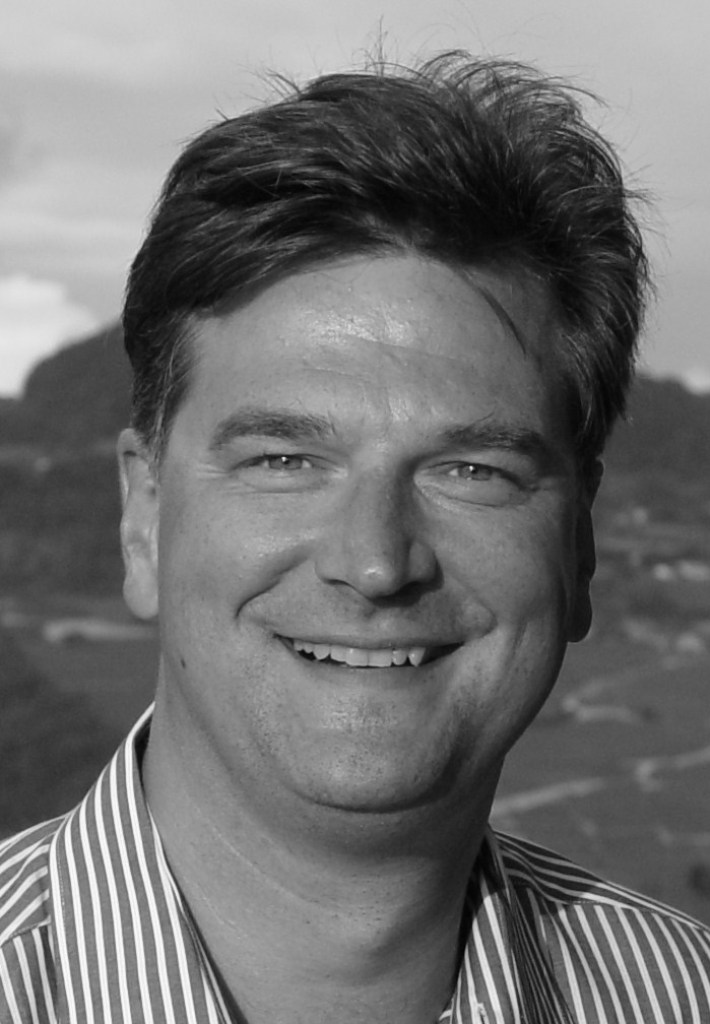
%> input picture self/S8_26052025/man_face.png, 710 x 1024 px
$ octave Ex8_2.m   (GNU Octave 9; MATLAB toolbox functions it lacks are replaced by stand-ins)
%> lines starting %> are read from the running program, lines starting %| are printed output that depends on the picture; in (x1, y1, x2, y2) boxes, pixels count from 0 and x2, y2 are one past the last pixel; in counts of white or black regions, pixels touching at a corner belong together; the program's own positions count from 1
% Edge detection: prewitt Operator
clear, clc, close all;
%%%%%%%%%%%%%%%%%%%%%%%%%%%%%%%%%%%%%%%%
pkg load image;

%load test image
img = double(imread('man_face.png'));
%> img: size 1024x710 double; min 2, max 254, mean 112.6; mean of the top-left, top-right, bottom-left and bottom-right quarters 131.6, 104.1, 126.5, 88.1
%img = double(imread('bike.png'));

h = fspecial('prewitt');

% apply Prewwit operator in horizontal direction
filtered_img1 = imfilter(img, h, 'replicate');
filtered_img1 = abs(filtered_img1); %get its magnitude
filtered_img1 = filtered_img1 / max(filtered_img1(:)); % normalize it

% apply Prewwit operator in vertical direction
filtered_img2 = imfilter(img, h', 'replicate');
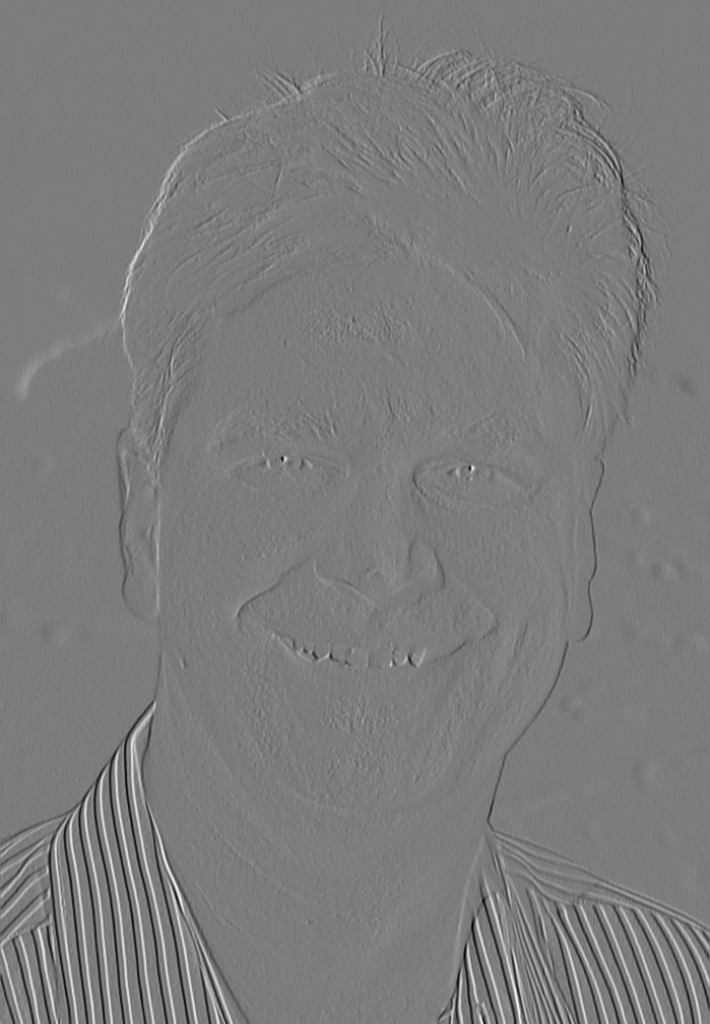
%> filtered_img2: size 1024x710 double; min -423, max 442, mean 0.1; drawn with min black and max white
filtered_img2 = abs(filtered_img2); %get its magnitude
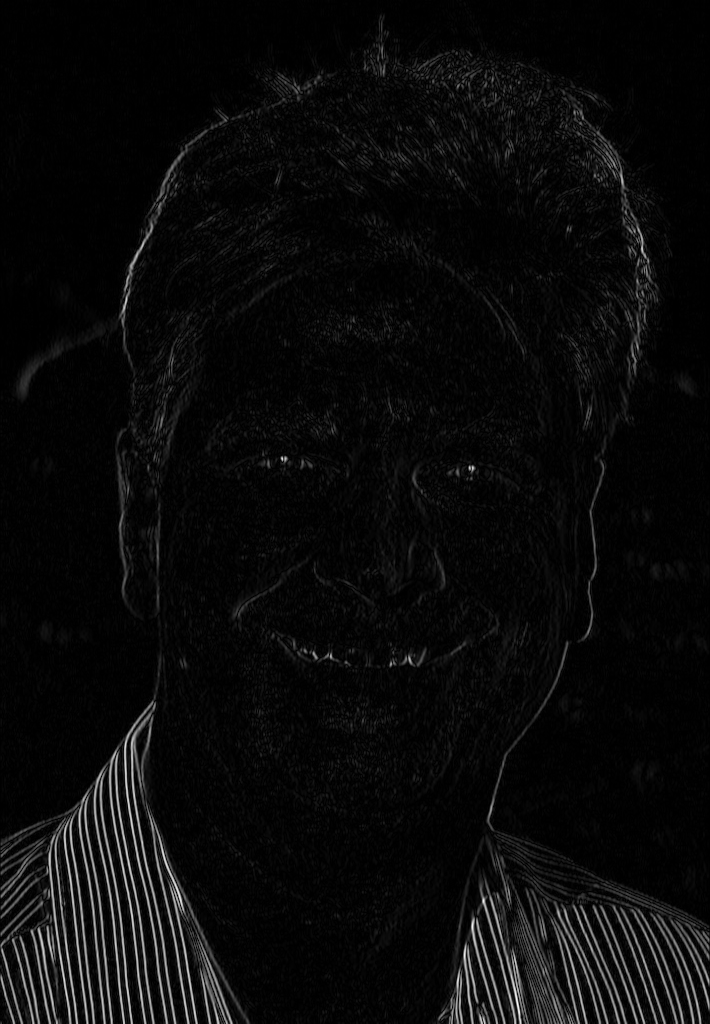
%> filtered_img2: size 1024x710 double; min 0, max 442, mean 18.2; drawn with min black and max white
filtered_img2 = filtered_img2 / max(filtered_img2(:)); % normalize it

% apply Prewwit operator in both direction
filtered_img3 = filtered_img1 .^2 + filtered_img2 .^2;
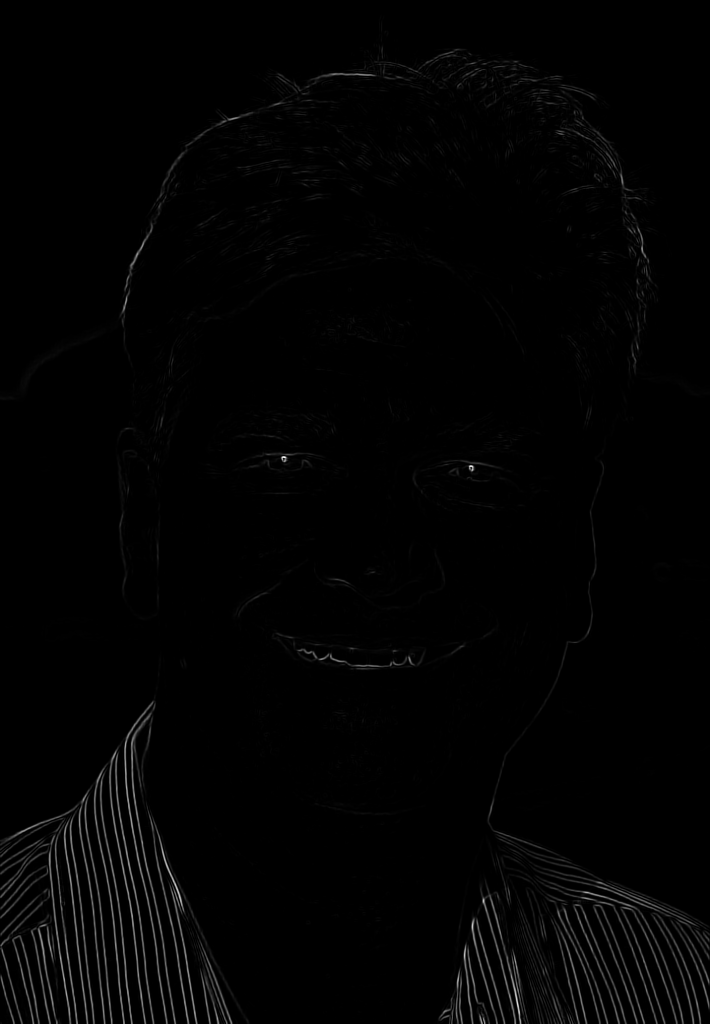
%> filtered_img3: size 1024x710 double; min 0, max 1.16, mean 0.014; drawn with min black and max white
log_filtered_img3 = log(filtered_img3 + 1);
log_filtered_img3 = log_filtered_img3 / max(log_filtered_img3(:));

bw_edge1 = log_filtered_img3 > 0.01;
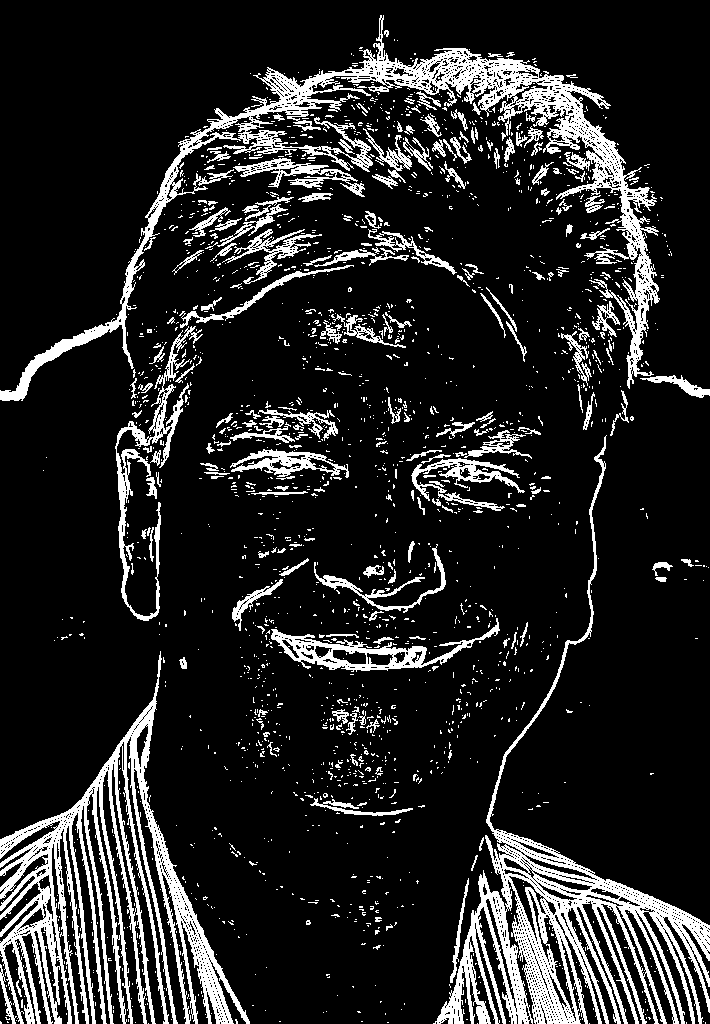
%> bw_edge1: size 1024x710 logical; 14.5% white; 1996 white regions (1780 under 20 px), largest, box (x1, y1, x2, y2) and area: (0, 651, 250, 1024) 22549, (433, 435, 710, 1024) 22315, (0, 15, 660, 401) 21857
bw_edge2 = log_filtered_img3 > 0.02;
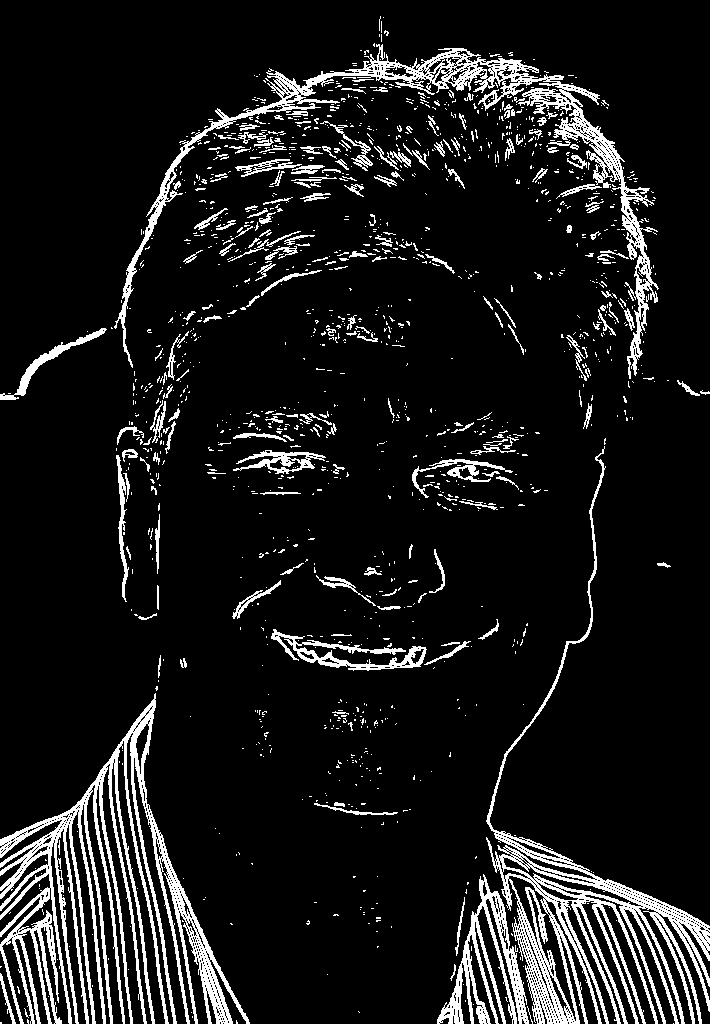
%> bw_edge2: size 1024x710 logical; 10% white; 1398 white regions (1195 under 20 px), largest, box (x1, y1, x2, y2) and area: (0, 693, 250, 1024) 19401, (486, 446, 710, 1024) 15235, (114, 44, 659, 379) 11628
bw_edge3 = log_filtered_img3 > 0.04;
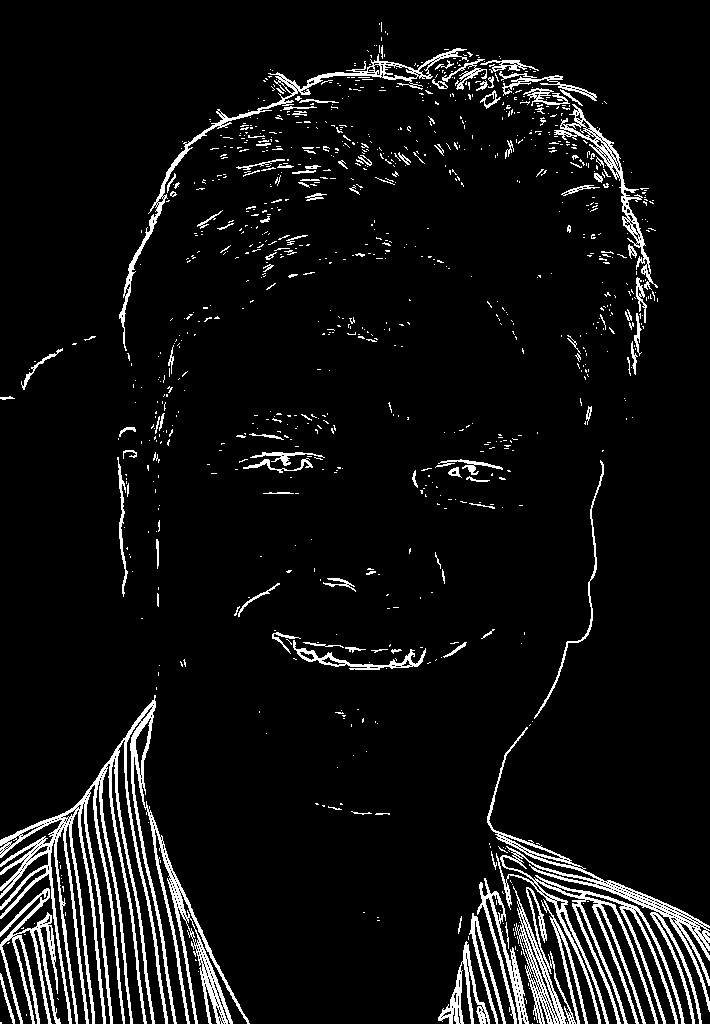
%> bw_edge3: size 1024x710 logical; 6.9% white in thin lines or dots

%show image
FS = 15;
figure(1), clf;

subplot(2,3,1), imshow(uint8(img)), title('Origin image', "fontsize", FS);
subplot(2,3,2), imshow(filtered_img1), title('Prewwit Horizontal', "fontsize", FS);
subplot(2,3,3), imshow(filtered_img2), title('Prewwit Vertical', "fontsize", FS);
subplot(2,3,4), imshow(bw_edge1), title('Mag > 0.01', "fontsize", FS);
subplot(2,3,5), imshow(bw_edge2), title('Mag > 0.02', "fontsize", FS);
subplot(2,3,6), imshow(bw_edge3), title('Mag > 0.04', "fontsize", FS);
saveas(1, 'Prewwit Operator.jpg');

$ run again, with self/S8_26052025/bike.png copied over self/S8_26052025/man_face.png
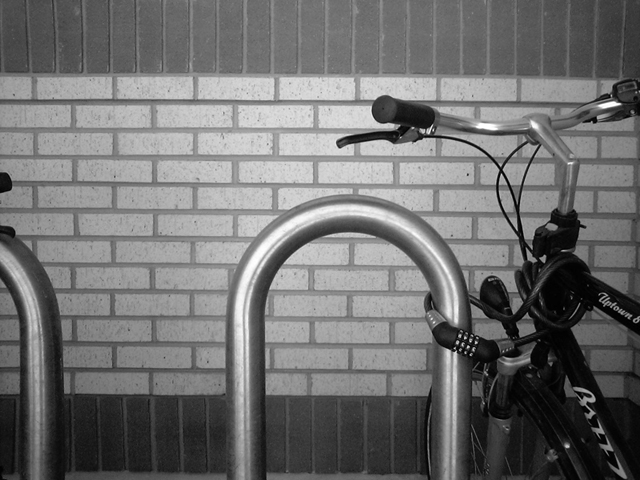
%> input picture self/S8_26052025/bike.png, 640 x 480 px
%> `bw_edge1 = log_filtered_img3 > 0.01;`:
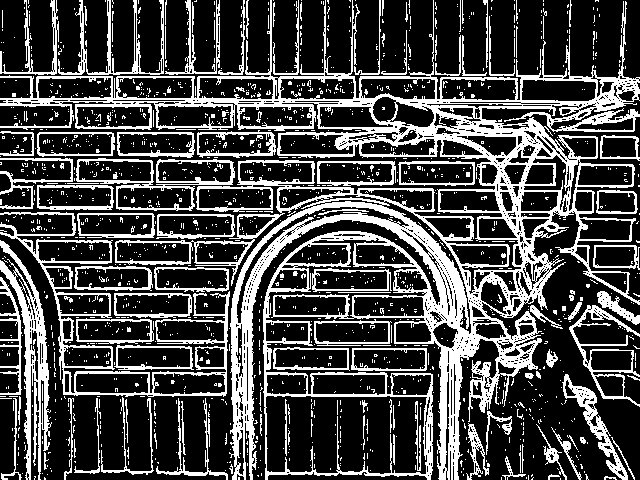
%> bw_edge1: size 480x640 logical; 27.9% white; 1594 white regions (1472 under 20 px), largest, box (x1, y1, x2, y2) and area: (0, 0, 640, 480) 48150, (0, 212, 230, 397) 4270, (0, 240, 52, 480) 3391
%> bw_edge2: size 480x640 logical; 20% white in thin lines or dots
%> `bw_edge3 = log_filtered_img3 > 0.04;`:
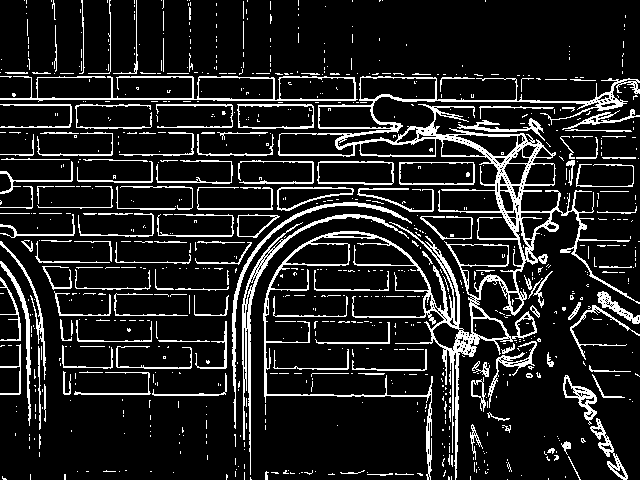
%> bw_edge3: size 480x640 logical; 13.1% white in thin lines or dots

$ run again, with self/S8_26052025/butterfly.png copied over self/S8_26052025/man_face.png
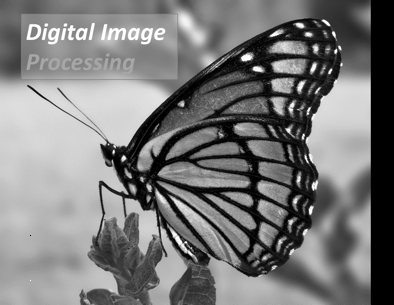
%> input picture self/S8_26052025/butterfly.png, 394 x 305 px
%> `bw_edge1 = log_filtered_img3 > 0.01;`:
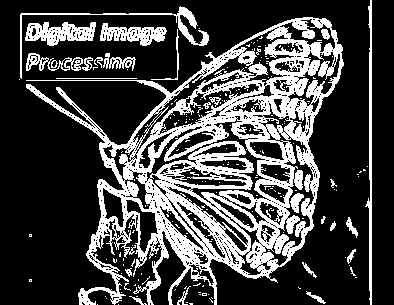
%> bw_edge1: size 305x394x3 logical; 26.9% white; 204 white regions (178 under 20 px), largest, box (x1, y1, x2, y2) and area: (26, 17, 344, 305) 26441, (25, 22, 96, 46) 1000, (20, 6, 209, 79) 882
%> bw_edge2: size 305x394x3 logical; 21.3% white; 211 white regions (177 under 20 px), largest, box (x1, y1, x2, y2) and area: (26, 17, 344, 305) 18041, (265, 39, 310, 96) 1221, (25, 22, 96, 46) 941
%> `bw_edge3 = log_filtered_img3 > 0.04;`:
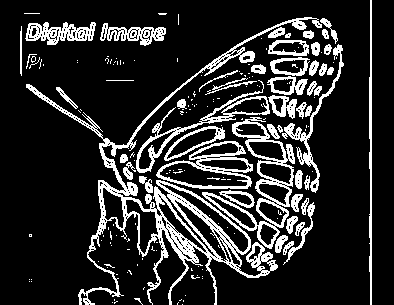
%> bw_edge3: size 305x394x3 logical; 16.7% white in thin lines or dots, all inside (x1, y1, x2, y2) = (20, 0, 372, 305)
